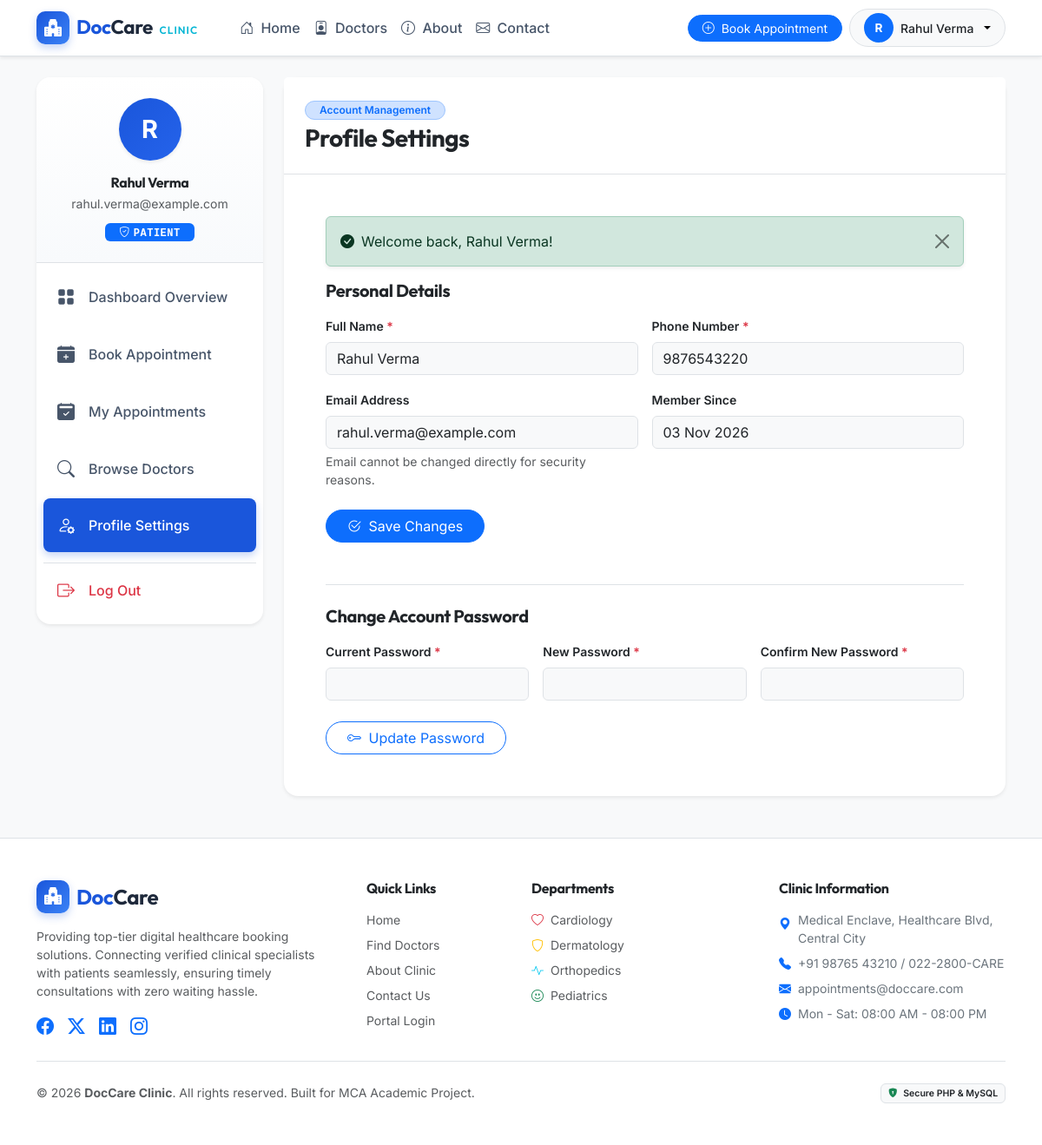
The page /patient/profile.php (signed in) on the database its author committed.
### tables this page shows
CREATE TABLE `users` (
  `id` INT AUTO_INCREMENT PRIMARY KEY,
  `name` VARCHAR(100) NOT NULL,
  `email` VARCHAR(100) NOT NULL UNIQUE,
  `phone` VARCHAR(20) NOT NULL,
  `password` VARCHAR(255) NOT NULL,
  `role` ENUM('patient', 'doctor', 'admin') NOT NULL DEFAULT 'patient',
  `created_at` TIMESTAMP DEFAULT CURRENT_TIMESTAMP
);

### includes/auth.php (called while the page is built, shortened)
<?php
function is_logged_in() {
    return !empty($_SESSION['user_id']) && !empty($_SESSION['user_role']);
}
function get_logged_in_user() {
    return [
        'id'        => $_SESSION['user_id'],
        'name'      => $_SESSION['user_name'] ?? '',
        'email'     => $_SESSION['user_email'] ?? '',
        'role'      => $_SESSION['user_role'] ?? '',
        'phone'     => $_SESSION['user_phone'] ?? '',
        'doctor_id' => $_SESSION['doctor_id'] ?? null
    ];
}

### patient/profile.php (the view, shortened to what this page needs)
<?php
require_once __DIR__ . '/../includes/auth.php';
require_once __DIR__ . '/../includes/functions.php';
$patient = get_logged_in_user();
$pdo = get_db_connection();
$patientId = $patient['id'];
$stmtFetch = $pdo->prepare("SELECT * FROM users WHERE id = ?");
$stmtFetch->execute([$patientId]);
$userData = $stmtFetch->fetch();
require_once __DIR__ . '/../includes/header.php';
require_once __DIR__ . '/../includes/navbar.php';
?>
<div class="container py-4">
    <div class="row g-4">
        <div class="col-lg-3 col-md-4">
            <?php require_once __DIR__ . '/../includes/sidebar.php'; ?>
        </div>
        <div class="col-lg-9 col-md-8">
            <div class="card border-0 shadow-sm rounded-4 bg-white mb-4">
                <div class="card-header bg-white border-bottom p-4">
                    <span class="badge bg-primary-subtle text-primary border border-primary-subtle px-3 py-1 rounded-pill mb-1">
                        Account Management
                    </span>
                    <h3 class="fw-bold text-dark mb-0">Profile Settings</h3>
                </div>
                <div class="card-body p-4 p-md-5">
                    <?php echo display_flash(); ?>
                    <h5 class="fw-bold text-dark mb-3">Personal Details</h5>
                    <form action="<?php echo BASE_URL; ?>/patient/profile.php" method="POST" class="mb-5">
                        <div class="row g-3 mb-3">
                            <div class="col-md-6">
                                <label class="form-label small fw-semibold text-dark">Full Name <span class="text-danger">*</span></label>
                                <input type="text" name="name" class="form-control bg-light" value="<?php echo e($userData['name']); ?>" required>
                            </div>
                            <div class="col-md-6">
                                <label class="form-label small fw-semibold text-dark">Phone Number <span class="text-danger">*</span></label>
                                <input type="tel" name="phone" class="form-control bg-light" value="<?php echo e($userData['phone']); ?>" required pattern="[0-9]{10}">
                            </div>
                        </div>
                        <div class="row g-3 mb-4">
                            <div class="col-md-6">
                                <label class="form-label small fw-semibold text-dark">Email Address</label>
                                <input type="email" class="form-control bg-light" value="<?php echo e($userData['email']); ?>" disabled readonly>
                                <div class="form-text small">Email cannot be changed directly for security reasons.</div>
                            </div>
                            <div class="col-md-6">
                                <label class="form-label small fw-semibold text-dark">Member Since</label>
                                <input type="text" class="form-control bg-light" value="<?php echo format_date($userData['created_at']); ?>" disabled readonly>
                            </div>
                        </div>
                        <button type="submit" class="btn btn-primary rounded-pill px-4">
                            <i class="bi bi-check2-circle me-1"></i> Save Changes
                        </button>
                    </form>
                    <h5 class="fw-bold text-dark mb-3 pt-4 border-top">Change Account Password</h5>
                    <form action="<?php echo BASE_URL; ?>/patient/profile.php" method="POST">
                        <div class="row g-3 mb-4">
                            <div class="col-md-4">
                                <label class="form-label small fw-semibold text-dark">Current Password <span class="text-danger">*</span></label>
                                <input type="password" name="current_password" class="form-control bg-light" required>
                            </div>
                            <div class="col-md-4">
                                <label class="form-label small fw-semibold text-dark">New Password <span class="text-danger">*</span></label>
                                <input type="password" name="new_password" class="form-control bg-light" minlength="6" required>
                            </div>
                            <div class="col-md-4">
                                <label class="form-label small fw-semibold text-dark">Confirm New Password <span class="text-danger">*</span></label>
                                <input type="password" name="confirm_password" class="form-control bg-light" minlength="6" required>
                            </div>
                        </div>
                        <button type="submit" class="btn btn-outline-primary rounded-pill px-4">
                            <i class="bi bi-key me-1"></i> Update Password
                        </button>
                    </form>
                </div>
            </div>
        </div>
    </div>
</div>
<?php require_once __DIR__ . '/../includes/footer.php'; ?>

### includes/navbar.php (shortened to what this page needs)
<?php
$current_page = basename($_SERVER['PHP_SELF']);
$currentUser = get_logged_in_user();
?>
<nav class="navbar navbar-expand-lg navbar-light bg-white border-bottom sticky-top main-navbar shadow-sm">
    <div class="container">
        <a class="navbar-brand d-flex align-items-center" href="<?php echo BASE_URL; ?>/index.php">
            <span class="brand-icon me-2">
                <i class="bi bi-hospital-fill"></i>
            </span>
            <span class="brand-text">
                <span class="brand-primary">Doc</span><span class="brand-secondary">Care</span>
                <span class="brand-tagline d-none d-sm-inline">Clinic</span>
            </span>
        </a>
        <div class="collapse navbar-collapse" id="navbarMain">
            <ul class="navbar-nav me-auto mb-2 mb-lg-0 ms-lg-4">
                <li class="nav-item">
                    <a class="nav-link <?php echo ($current_page === 'index.php' && !strpos($_SERVER['PHP_SELF'], 'patient') && !strpos($_SERVER['PHP_SELF'], 'doctor') && !strpos($_SERVER['PHP_SELF'], 'admin')) ? 'active' : ''; ?>" href="<?php echo BASE_URL; ?>/index.php">
                        <i class="bi bi-house-door me-1"></i> Home
                    </a>
                </li>
                <li class="nav-item">
                    <a class="nav-link <?php echo ($current_page === 'doctors.php' || $current_page === 'doctor-profile.php') ? 'active' : ''; ?>" href="<?php echo BASE_URL; ?>/doctors.php">
                        <i class="bi bi-person-badge me-1"></i> Doctors
                    </a>
                </li>
                <li class="nav-item">
                    <a class="nav-link <?php echo ($current_page === 'about.php') ? 'active' : ''; ?>" href="<?php echo BASE_URL; ?>/about.php">
                        <i class="bi bi-info-circle me-1"></i> About
                    </a>
                </li>
                <li class="nav-item">
                    <a class="nav-link <?php echo ($current_page === 'contact.php') ? 'active' : ''; ?>" href="<?php echo BASE_URL; ?>/contact.php">
                        <i class="bi bi-envelope me-1"></i> Contact
                    </a>
                </li>
            </ul>
            <div class="d-flex align-items-center gap-2">
                <?php if ($currentUser): ?>
                    <?php if ($currentUser['role'] === 'admin'): ?>
                        <a href="<?php echo BASE_URL; ?>/admin/index.php" class="btn btn-outline-primary btn-sm rounded-pill px-3">
                            <i class="bi bi-speedometer2 me-1"></i> Admin Panel
                        </a>
                    <?php elseif ($currentUser['role'] === 'doctor'): ?>
                        <a href="<?php echo BASE_URL; ?>/doctor/index.php" class="btn btn-outline-primary btn-sm rounded-pill px-3">
                            <i class="bi bi-calendar2-week me-1"></i> Doctor Dashboard
                        </a>
                    <?php else: ?>
                        <a href="<?php echo BASE_URL; ?>/patient/book-appointment.php" class="btn btn-primary btn-sm rounded-pill px-3">
                            <i class="bi bi-plus-circle me-1"></i> Book Appointment
                        </a>
                    <?php endif; ?>
                    <div class="dropdown">
                        <button class="btn btn-light btn-sm rounded-pill border dropdown-toggle d-flex align-items-center gap-2 px-3 py-1" type="button" id="userMenuBtn" data-bs-toggle="dropdown" aria-expanded="false">
                            <div class="avatar-circle-sm bg-primary text-white">
                                <?php echo strtoupper(substr($currentUser['name'], 0, 1)); ?>
                            </div>
                            <span class="d-none d-md-inline fw-medium text-dark"><?php echo e($currentUser['name']); ?></span>
                        </button>
                    </div>
                <?php endif; ?>
            </div>
        </div>
    </div>
</nav>

### includes/sidebar.php (shortened to what this page needs)
<?php
require_once __DIR__ . '/auth.php';
require_once __DIR__ . '/functions.php';
$user = get_logged_in_user();
$role = $user['role'];
$currentPage = basename($_SERVER['PHP_SELF']);
?>
<div class="card border-0 shadow-sm rounded-4 mb-4 dashboard-sidebar">
    <div class="card-body p-4 text-center border-bottom bg-gradient-light rounded-top-4">
        <div class="avatar-circle-lg mx-auto mb-3 shadow-sm">
            <?php echo strtoupper(substr($user['name'], 0, 1)); ?>
        </div>
        <h6 class="fw-bold text-dark mb-1"><?php echo e($user['name']); ?></h6>
        <p class="text-muted small mb-2"><?php echo e($user['email']); ?></p>
        <span class="badge bg-primary text-uppercase px-3 py-1 font-monospace" style="font-size: 0.75rem; letter-spacing: 0.5px;">
            <i class="bi bi-shield-check me-1"></i><?php echo e($role); ?>
        </span>
    </div>
    <div class="list-group list-group-flush p-2">
        <?php if ($role === 'patient'): ?>
            <a href="<?php echo BASE_URL; ?>/patient/index.php" class="list-group-item list-group-item-action d-flex align-items-center py-3 px-3 rounded-3 mb-1 border-0 <?php echo ($currentPage === 'index.php') ? 'active' : ''; ?>">
                <i class="bi bi-grid-fill me-3 fs-5"></i>
                <span class="fw-medium">Dashboard Overview</span>
            </a>
            <a href="<?php echo BASE_URL; ?>/patient/book-appointment.php" class="list-group-item list-group-item-action d-flex align-items-center py-3 px-3 rounded-3 mb-1 border-0 <?php echo ($currentPage === 'book-appointment.php') ? 'active' : ''; ?>">
                <i class="bi bi-calendar-plus-fill me-3 fs-5"></i>
                <span class="fw-medium">Book Appointment</span>
            </a>
            <a href="<?php echo BASE_URL; ?>/patient/my-appointments.php" class="list-group-item list-group-item-action d-flex align-items-center justify-content-between py-3 px-3 rounded-3 mb-1 border-0 <?php echo ($currentPage === 'my-appointments.php') ? 'active' : ''; ?>">
                <div class="d-flex align-items-center">
                    <i class="bi bi-calendar2-check-fill me-3 fs-5"></i>
                    <span class="fw-medium">My Appointments</span>
                </div>
            </a>
            <a href="<?php echo BASE_URL; ?>/doctors.php" class="list-group-item list-group-item-action d-flex align-items-center py-3 px-3 rounded-3 mb-1 border-0">
                <i class="bi bi-search me-3 fs-5"></i>
                <span class="fw-medium">Browse Doctors</span>
            </a>
            <a href="<?php echo BASE_URL; ?>/patient/profile.php" class="list-group-item list-group-item-action d-flex align-items-center py-3 px-3 rounded-3 mb-1 border-0 <?php echo ($currentPage === 'profile.php') ? 'active' : ''; ?>">
                <i class="bi bi-person-gear me-3 fs-5"></i>
                <span class="fw-medium">Profile Settings</span>
            </a>
        <?php endif; ?>
        <div class="border-top my-2 pt-2">
            <a href="<?php echo BASE_URL; ?>/logout.php" class="list-group-item list-group-item-action d-flex align-items-center py-2 px-3 rounded-3 border-0 text-danger">
                <i class="bi bi-box-arrow-right me-3 fs-5"></i>
                <span class="fw-medium">Log Out</span>
            </a>
        </div>
    </div>
</div>

### assets/css/style.css (style rules this page uses)
:root { --doc-primary: #1a56db; --doc-primary-hover: #1342a8; --doc-primary-light: #ebf5ff; --doc-secondary: #0e9f6e; --doc-accent: #06b6d4; --doc-dark: #1e293b; --doc-muted: #64748b; --doc-border: #e2e8f0; --doc-bg-soft: #f8fafc; --doc-card-shadow: 0 4px 6px -1px rgba(0, 0, 0, 0.05), 0 2px 4px -2px rgba(0, 0, 0, 0.05); --doc-card-shadow-hover: 0 10px 15px -3px rgba(26, 86, 219, 0.1), 0 4px 6px -4px rgba(26, 86, 219, 0.1); }
body { font-family: 'Inter', -apple-system, BlinkMacSystemFont, "Segoe UI", Roboto, sans-serif; color: var(--doc-dark); background-color: var(--doc-bg-soft); min-height: 100vh; display: flex; flex-direction: column; }
h1, h2, h3, h4, h5, h6, .brand-text { font-family: 'Outfit', 'Inter', sans-serif; letter-spacing: -0.02em; }
.brand-icon { display: inline-flex; align-items: center; justify-content: center; width: 38px; height: 38px; background: linear-gradient(135deg, var(--doc-primary), #3b82f6); color: #ffffff; border-radius: 10px; font-size: 1.25rem; box-shadow: 0 4px 10px rgba(26, 86, 219, 0.25); }
.brand-text { font-size: 1.4rem; font-weight: 700; }
.brand-primary { color: var(--doc-primary); }
.brand-secondary { color: var(--doc-dark); }
.brand-tagline { font-size: 0.75rem; font-weight: 600; text-transform: uppercase; letter-spacing: 1px; color: var(--doc-accent); margin-left: 4px; }
.main-navbar { backdrop-filter: blur(8px); background-color: rgba(255, 255, 255, 0.95) !important; }
.navbar .nav-link { font-weight: 500; color: #475569; padding: 0.5rem 0.9rem; border-radius: 6px; transition: all 0.2s ease; }
.avatar-circle-sm { width: 34px; height: 34px; border-radius: 50%; display: inline-flex; align-items: center; justify-content: center; font-weight: 700; font-size: 0.85rem; }
.avatar-circle-lg { width: 72px; height: 72px; border-radius: 50%; display: inline-flex; align-items: center; justify-content: center; font-weight: 700; font-size: 1.8rem; background: linear-gradient(135deg, var(--doc-primary), #2563eb); color: #ffffff; }
.dashboard-sidebar .list-group-item { color: #475569; transition: all 0.15s ease-in-out; font-weight: 500; }
.dashboard-sidebar .list-group-item.active { background-color: var(--doc-primary) !important; color: #ffffff !important; font-weight: 600; box-shadow: 0 4px 8px rgba(26, 86, 219, 0.25); }
.badge { font-weight: 600; padding: 0.45em 0.75em; border-radius: 6px; }
.bg-gradient-light { background: linear-gradient(180deg, #ffffff 0%, #f8fafc 100%); }

### rows shown on the page
users: name "R", name "Rahul Verma", email "rahul.verma@example.com", role "PATIENT", phone "9876543220", created_at "03 Nov 2026"

### other values the page prints
$msg['message'] "Welcome back, Rahul Verma!"
